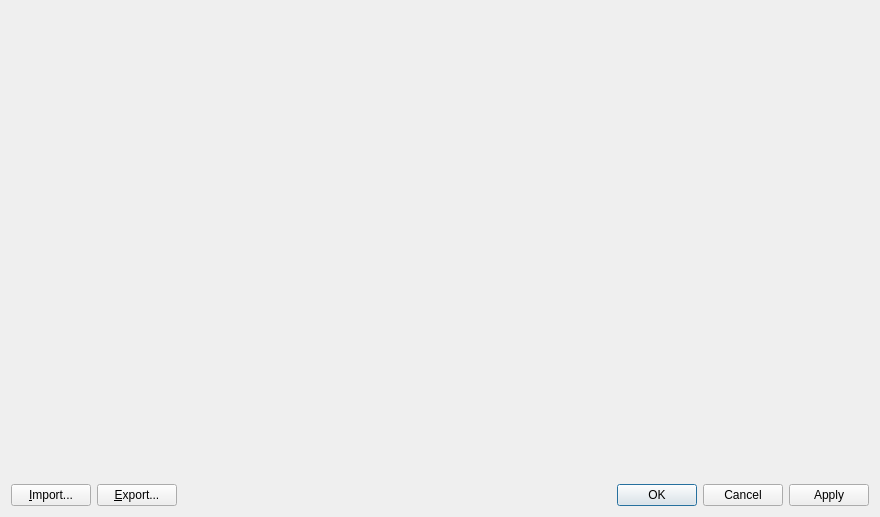
<?xml version="1.0" encoding="UTF-8"?>
<ui version="4.0">
 <class>PreProcessorGridAttributeCellDataItem_PropertyDialog</class>
 <widget class="QDialog" name="PreProcessorGridAttributeCellDataItem_PropertyDialog">
  <property name="geometry">
   <rect>
    <x>0</x>
    <y>0</y>
    <width>880</width>
    <height>517</height>
   </rect>
  </property>
  <property name="windowTitle">
   <string>Grid Cell Attribute Display Setting</string>
  </property>
  <layout class="QVBoxLayout" name="verticalLayout" stretch="1,0,0">
   <item>
    <widget class="QWidgetContainer" name="widgetContainer" native="true"/>
   </item>
   <item>
    <layout class="QHBoxLayout" name="horizontalLayout_2" stretch="0,1">
     <item>
      <widget class="TransparencyWidget" name="transparencyWidget" native="true"/>
     </item>
     <item>
      <spacer name="horizontalSpacer_2">
       <property name="orientation">
        <enum>Qt::Horizontal</enum>
       </property>
       <property name="sizeHint" stdset="0">
        <size>
         <width>40</width>
         <height>20</height>
        </size>
       </property>
      </spacer>
     </item>
    </layout>
   </item>
   <item>
    <layout class="QHBoxLayout" name="horizontalLayout">
     <item>
      <widget class="QPushButton" name="importButton">
       <property name="text">
        <string>&amp;Import...</string>
       </property>
      </widget>
     </item>
     <item>
      <widget class="QPushButton" name="exportButton">
       <property name="text">
        <string>&amp;Export...</string>
       </property>
      </widget>
     </item>
     <item>
      <spacer name="horizontalSpacer">
       <property name="orientation">
        <enum>Qt::Horizontal</enum>
       </property>
       <property name="sizeHint" stdset="0">
        <size>
         <width>40</width>
         <height>20</height>
        </size>
       </property>
      </spacer>
     </item>
     <item>
      <widget class="QDialogButtonBox" name="buttonBox">
       <property name="orientation">
        <enum>Qt::Horizontal</enum>
       </property>
       <property name="standardButtons">
        <set>QDialogButtonBox::Apply|QDialogButtonBox::Cancel|QDialogButtonBox::Ok</set>
       </property>
      </widget>
     </item>
    </layout>
   </item>
  </layout>
 </widget>
 <customwidgets>
  <customwidget>
   <class>TransparencyWidget</class>
   <extends>QWidget</extends>
   <header>guibase/widget/transparencywidget.h</header>
   <container>1</container>
  </customwidget>
  <customwidget>
   <class>QWidgetContainer</class>
   <extends>QWidget</extends>
   <header>misc/qwidgetcontainer.h</header>
   <container>1</container>
  </customwidget>
 </customwidgets>
 <resources/>
 <connections>
  <connection>
   <sender>buttonBox</sender>
   <signal>accepted()</signal>
   <receiver>PreProcessorGridAttributeCellDataItem_PropertyDialog</receiver>
   <slot>accept()</slot>
   <hints>
    <hint type="sourcelabel">
     <x>699</x>
     <y>532</y>
    </hint>
    <hint type="destinationlabel">
     <x>383</x>
     <y>529</y>
    </hint>
   </hints>
  </connection>
  <connection>
   <sender>buttonBox</sender>
   <signal>rejected()</signal>
   <receiver>PreProcessorGridAttributeCellDataItem_PropertyDialog</receiver>
   <slot>reject()</slot>
   <hints>
    <hint type="sourcelabel">
     <x>614</x>
     <y>527</y>
    </hint>
    <hint type="destinationlabel">
     <x>458</x>
     <y>540</y>
    </hint>
   </hints>
  </connection>
 </connections>
</ui>
